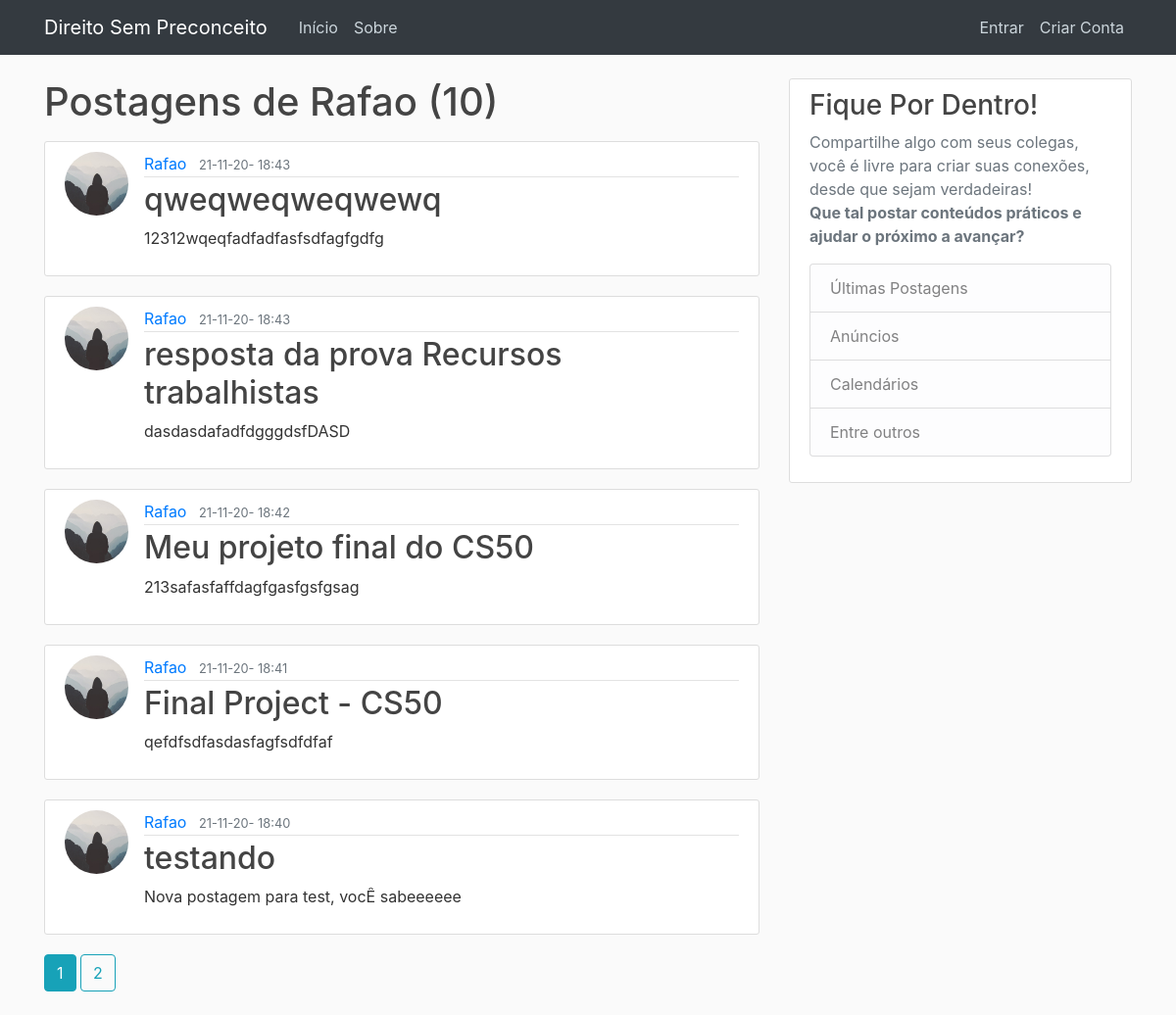
The app's page /user/Rafao, older data.
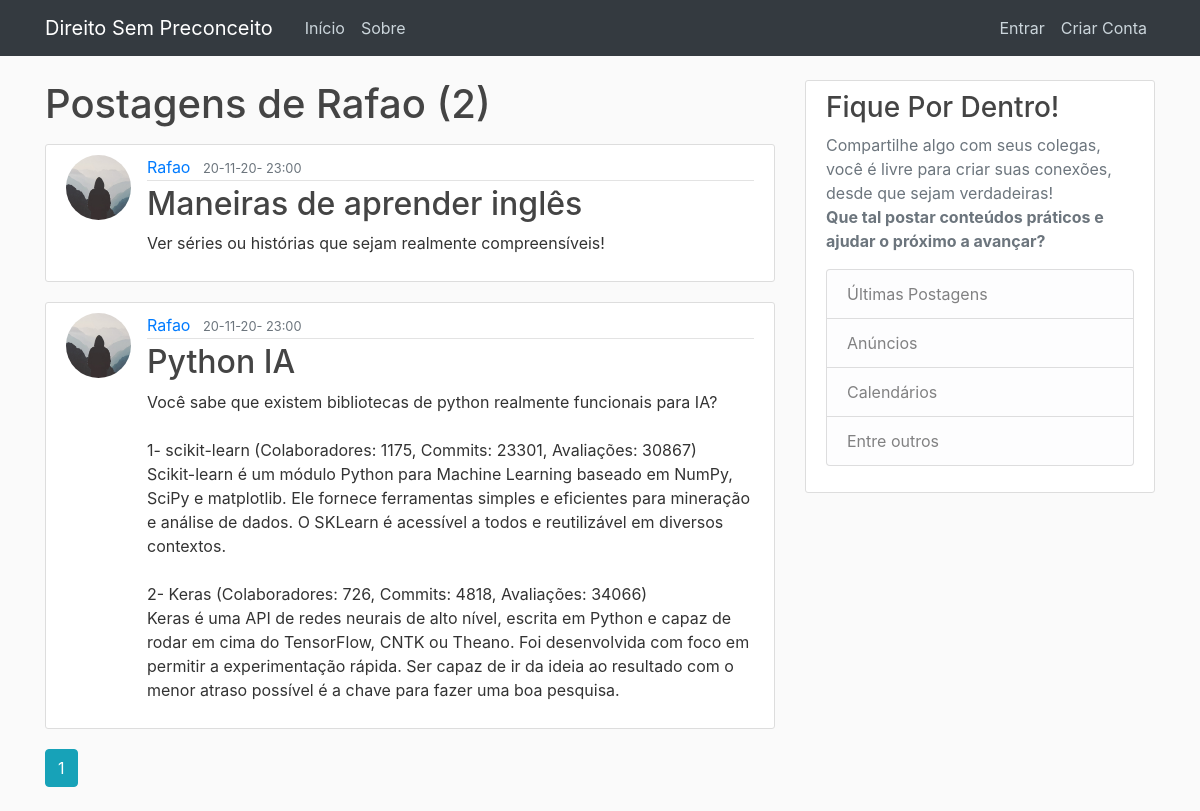
The same page, newer data.
### application/models.py (models this page shows, shortened)
class User(db.Model, UserMixin):
    id = db.Column(db.Integer, primary_key=True)
    username = db.Column(db.String(20), unique=True, nullable=False)
    email = db.Column(db.String(120), unique=True, nullable=False)
    image_file = db.Column(db.String(20), nullable=False,
                           default='default.jpg')
    password = db.Column(db.String(60), nullable=False)
    posts = db.relationship('Post', backref='author', lazy=True)

class Post(db.Model):
    id = db.Column(db.Integer, primary_key=True)
    title = db.Column(db.String(100), nullable=False)
    date_posted = db.Column(db.DateTime, nullable=False,
                            default=datetime.now)
    content = db.Column(db.Text, nullable=False)
    user_id = db.Column(db.Integer, db.ForeignKey('user.id'), nullable=False)

### application/routes.py (the view)
@app.route("/user/<string:username>")
def user_posts(username):
    page = request.args.get('page', 1, type=int)
    user = User.query.filter_by(username=username).first_or_404()
    posts = Post.query.filter_by(author=user)\
        .order_by(Post.date_posted.desc())\
        .paginate(page=page, per_page=5)
    return render_template('user_posts.html', posts=posts, user=user)

### application/templates/user_posts.html
{%extends "layout.html"%}
{%block content%}
  <h1 class="mb-3">Postagens  de {{user.username}} ({{posts.total}})</h1>
  {% for post in posts.items %}
  <article class="media content-section">
    <img class="rounded-circle article-img" src="{{ url_for('static', filename='profile_pics/' + post.author.image_file) }}">
    <div class="media-body">
      <div class="article-metadata">
        <a class="mr-2" href="{{ url_for('user_posts', username=post.author.username) }}">{{ post.author.username }}</a>
        <small class="text-muted">{{ post.date_posted.strftime('%d-%m-%y- %H:%M') }}</small>
      </div>
      <h2><a class="article-title" href="{{ url_for('post', post_id=post.id) }}">{{ post.title }}</a></h2>
      <p class="article-content">{{ post.content }}</p>
    </div>
  </article>
  {%endfor %}
  {% for page_num in posts.iter_pages(left_edge=1, right_edge=1, left_current=1, right_current=2) %}
    {% if page_num %}
      {% if posts.page == page_num %}
        <a class="btn btn-info mb-4" href="{{ url_for('user_posts', username=user.username, page=page_num) }}">{{ page_num }}</a>
        {% else %}
        <a class="btn btn-outline-info mb-4" href="{{ url_for('user_posts', username=user.username, page=page_num) }}">{{ page_num }}</a>
        {% endif %}
    {% else %}
      ...
    {% endif %}
  {% endfor %}
{%endblock content%}

### application/templates/layout.html (shortened to what this page needs)
<!DOCTYPE html>
<html lang="pt-BR">
<head>
    <link rel="stylesheet" href="https://cdn.jsdelivr.net/npm/bootstrap@4.5.3/dist/css/bootstrap.min.css">
    <link rel="stylesheet" type="text/css" href="{{url_for('static', filename='main.css')}}">
</head>
<body>
    <header class="site-header">
        <nav class="navbar navbar-expand-md navbar-dark bg-dark fixed-top">
          <div class="container">
            <a class="navbar-brand mr-4" href="/">Direito Sem Preconceito</a>
            <div class="collapse navbar-collapse" id="navbarToggle">
              <div class="navbar-nav mr-auto">
                <a class="nav-item nav-link" href="{{ url_for('index') }}">Início</a>
                <a class="nav-item nav-link" href="{{ url_for('about') }}">Sobre</a>
              </div>
              <div class="navbar-nav">
                {% if current_user.is_authenticated %}
                    <form action="" method="POST" autocomplete="off" class="form-inline">
                    <input type="text" class="form-control mr-sm-2" name="tag" id="tag" placeholder="Palavra chave">
                    <input type="submit"  value="Pesquisar" class="btn btn-outline-success my-2 my-sm-0" name="">
                    </form>
                    <a class="nav-item nav-link" href="{{ url_for('new_post') }}">Nova Postagem</a>
                    <a class="nav-item nav-link" href="{{ url_for('account') }}"> Meu Perfil</a>
                    <a class="nav-item nav-link" href="{{ url_for('logout') }}">Sair</a>
                {% else %}
                  <a class="nav-item nav-link" href="{{ url_for('login') }}">Entrar</a>
                  <a class="nav-item nav-link" href="{{ url_for('register') }}">Criar Conta</a>
                {% endif %}
              </div>
            </div>
          </div>
        </nav>
      </header>
      <main role="main" class="container">
        <div class="row">
          <div class="col-md-8">
            {% block content %}{% endblock %}
          </div>
          <div class="col-md-4">
            <div class="content-section">
              <h3>Fique Por Dentro!</h3>
              <p class='text-muted'> Compartilhe algo com seus colegas, você é livre para criar suas conexões, desde que sejam verdadeiras!
                <br>
                <strong> Que tal postar conteúdos práticos e ajudar o próximo a avançar?</strong>
                <ul class="list-group">
                  <li class="list-group-item list-group-item-light">Últimas Postagens</li>
                  <li class="list-group-item list-group-item-light">Anúncios</li>
                  <li class="list-group-item list-group-item-light">Calendários</li>
                  <li class="list-group-item list-group-item-light">Entre outros</li>
                </ul>
              </p>
            </div>
          </div>
        </div>
      </main>
</body>
</html>

### application/static/main.css (style rules this page uses)
body { background: #fafafa; color: #333333; margin-top: 5rem; }
h1, h2, h3, h4, h5, h6 { color: #444444; }
.site-header .navbar-nav .nav-link { color: #cbd5db; }
.content-section { background: #ffffff; padding: 10px 20px; border: 1px solid #dddddd; border-radius: 3px; margin-bottom: 20px; }
.article-title { color: #444444; }
.article-content { white-space: pre-line; }
.article-img { height: 65px; width: 65px; margin-right: 16px; }
.article-metadata { padding-bottom: 1px; margin-bottom: 4px; border-bottom: 1px solid #e3e3e3 }

Row changes from the older to the newer data that the page shows:
removed Post: image_file (placeholder picture), author.username "Rafao", date_posted "21-11-20- 18:43", title "qweqweqweqwewq", content "12312wqeqfadfadfasfsdfagfgdfg"
removed Post: image_file (placeholder picture), author.username "Rafao", date_posted "21-11-20- 18:43", title "resposta da prova Recursos trabalhistas", content "dasdasdafadfdgggdsfDASD"
removed Post: image_file (placeholder picture), author.username "Rafao", date_posted "21-11-20- 18:42", title "Meu projeto final do CS50", content "213safasfaffdagfgasfgsfgsag"
removed Post: image_file (placeholder picture), author.username "Rafao", date_posted "21-11-20- 18:41", title "Final Project - CS50", content "qefdfsdfasdasfagfsdfdfaf"
removed Post: image_file (placeholder picture), author.username "Rafao", date_posted "21-11-20- 18:40", title "testando", content "Nova postagem para test, vocÊ sabeeeeee"
now on this page (row unchanged): Post: image_file (placeholder picture), author.username "Rafao", date_posted "20-11-20- 23:00", title "Maneiras de aprender inglês", content "Ver séries ou histórias que sejam realmente compreensíveis!"
now on this page (row unchanged): Post: image_file (placeholder picture), author.username "Rafao", date_posted "20-11-20- 23:00", title "Python IA", content "Você sabe que existem bibliotecas de python realmente funcionais para IA? 1- scikit-learn (Colaboradores: 1175, Commits: 23301, Avaliações: 30867) Scikit-learn é um módulo Python para Machine Learning baseado em NumPy, SciPy e matplotlib. Ele fornece ferramentas simples e eficientes para mineração e análise de dados. O SKLearn é acessível a todos e reutilizável em diversos contextos. 2- Keras (Colaboradores: 726, Commits: 4818, Avaliações: 34066) Keras é uma API de redes neurais de alto nível, escrita em Python e capaz de rodar em cima do TensorFlow, CNTK ou Theano. Foi desenvolvida com foco em permitir a experimentação rápida. Ser capaz de ir da ideia ao resultado com o menor atraso…"
Text that changed along with them:
{{ posts.total }}: "10" → "2"
list line gone: "2"
